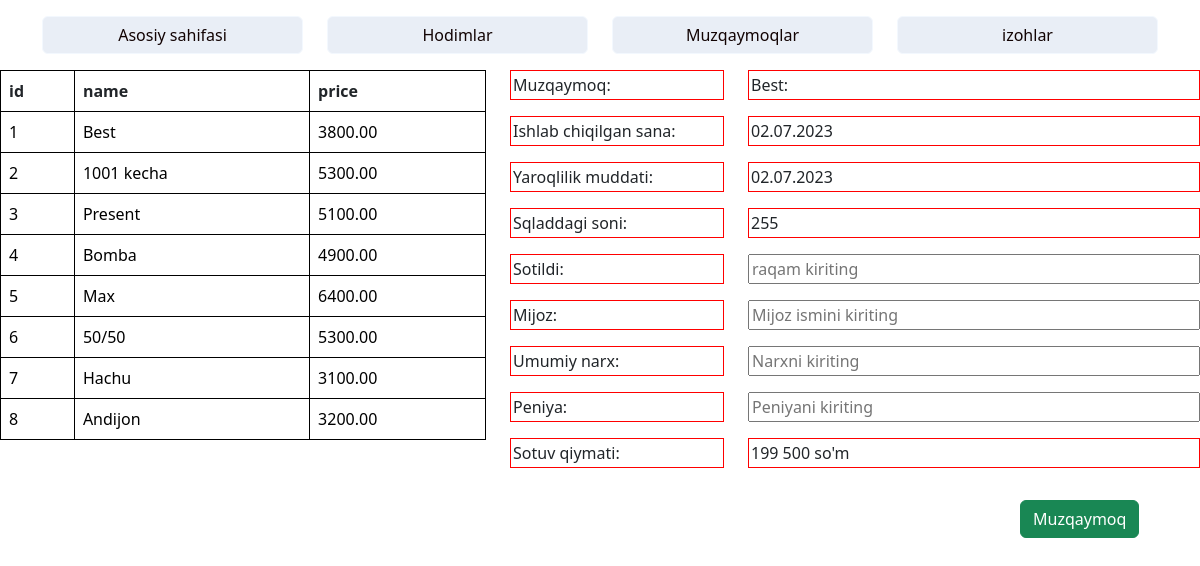
Page /muzqaymoqlar/ on the committed database.
### app1/models.py (models this page shows, shortened)
class Muzqaymoqlar(models.Model):
    name=models.CharField(max_length=100)
    price=models.DecimalField(max_digits=6,decimal_places=2)
    turi=models.CharField(max_length=100)
    ishlab_ch_sana=models.DateTimeField()
    yaroqlilik_muddati=models.DateTimeField()
    sqladdagi_soni=models.IntegerField(blank=True, null=True)

### app1/views.py (the view)
# urls.py: path('muzqaymoqlar/',Muzqaymoq_s.as_view(),name='muzqaymoq_sahifasi'),
class Muzqaymoq_s(ListView):
    model = Muzqaymoqlar
    template_name = 'muzqaymoq_sahifa.html'

### templates/muzqaymoq_sahifa.html (shortened to what this page needs)
<!DOCTYPE html>
<html lang="en">
<head>
    <link href="https://cdn.jsdelivr.net/npm/bootstrap@5.2.3/dist/css/bootstrap.min.css" rel="stylesheet">
</head>
<body>
{% extends 'baza.html' %}
    {% block content %}
            <div class="mt-3">
               <div class="row">
                    <div class="col-5">
                        <table class="table table-hover">
                            <thead>
                                <tr>
                                    <th>
                                        id
                                    </th>
                                    <th>
                                        name
                                    </th>
                                    <th>
                                        price
                                    </th>
                                </tr>
                            </thead>
                            <tbody>
                             {% for i  in object_list %}
                               <tr>
                                    <td>
                                        <a href="{%url 'muz_malum' i.id%}" style="text-decoration: none; color: black;" >
                                            {{i.id}}
                                        </a>
                                    </td>
                                    <td>
                                         <a href="{%url 'muz_malum' i.id%}" style="text-decoration: none; color: black;" >
                                             {{i.name}}
                                         </a>
                                    </td>
                                    <td>
                                        <a href="{%url 'muz_malum' i.id%}" style="text-decoration: none; color: black;" >
                                            {{i.price}}
                                        </a>
                                    </td>
                                </tr>
                             {% endfor %}
                            </tbody>
                        </table>
                    </div>
                    <div class="col-7">
                        <form action="">
                            <div class="row">
                                <div class="col-4"><p>Muzqaymoq:</p></div>
                                <div class="col-8"><p>Best:</p></div>
                            </div>
                            <div class="row">
                                <div class="col-4"><p>Ishlab chiqilgan sana:</p></div>
                                <div class="col-8"><p>02.07.2023</p></div>
                            </div>
                            <div class="row">
                                <div class="col-4"><p>Yaroqlilik muddati:</p></div>
                                <div class="col-8"><p>02.07.2023</p></div>
                            </div>
                            <div class="row">
                                <div class="col-4"><p>Sqladdagi soni:</p></div>
                                <div class="col-8"><p>255</p></div>
                            </div>
                            <div class="row">
                                <label for="st" class="col-4"><p  style="width: 100%;">Sotildi:</p></label>
                                <div class="col-8">
                                    <input type="text" placeholder="raqam kiriting" id="st"  style="width: 100%;">
                                </div>
                            </div>
                            <div class="row">
                                <label for="stu" class="col-4"><p  style="width: 100%;">Mijoz:</p></label>
                                <div class="col-8">
                                    <input type="text" placeholder="Mijoz ismini kiriting" id="stu"  style="width: 100%;">
                                </div>
                            </div>
                            <div class="row">
                                <label for="su" class="col-4"><p  style="width: 100%;">Umumiy narx:</p></label>
                                <div class="col-8">
                                    <input type="text" placeholder="Narxni kiriting" id="su"  style="width: 100%;">
                                </div>
                            </div>
                            <div class="row">
                                <label for="sui" class="col-4"><p  style="width: 100%;">Peniya:</p></label>
                                <div class="col-8">
                                    <input type="text" placeholder="Peniyani kiriting" id="sui"  style="width: 100%;">
                                </div>
                            </div>
                            <div class="row">
                                <div class="col-4"><p>Sotuv qiymati:</p></div>
                                <div class="col-8"><p>199 500           so'm</p></div>
                            </div>
                        </form>
                    </div>
                </div>
               </div>
               <div class="row mt-3">
                    <div class="col-10">
                    </div>
                    <div class="col-2">
                        <div class="btn btn-success">
                            Muzqaymoq
                        </div>
                    </div>
               </div>
    {% endblock content %}

### templates/muzqaymoq_sahifa.html (style rules this page uses)
table { border-collapse: collapse; width: 100%; }
th,td { border: 1px solid black; padding: 5px; }
thead { text-align: left; }
p { border: 1px solid red; width: 100%; padding: 2px; }

### rows in the picture
Muzqaymoqlar: id "1", name "Best", price "3800.00"
Muzqaymoqlar: id "2", name "1001 kecha", price "5300.00"
Muzqaymoqlar: id "3", name "Present", price "5100.00"
Muzqaymoqlar: id "4", name "Bomba", price "4900.00"
Muzqaymoqlar: id "5", name "Max", price "6400.00"
Muzqaymoqlar: id "6", name "50/50", price "5300.00"
Muzqaymoqlar: id "7", name "Hachu", price "3100.00"
Muzqaymoqlar: id "8", name "Andijon", price "3200.00"
